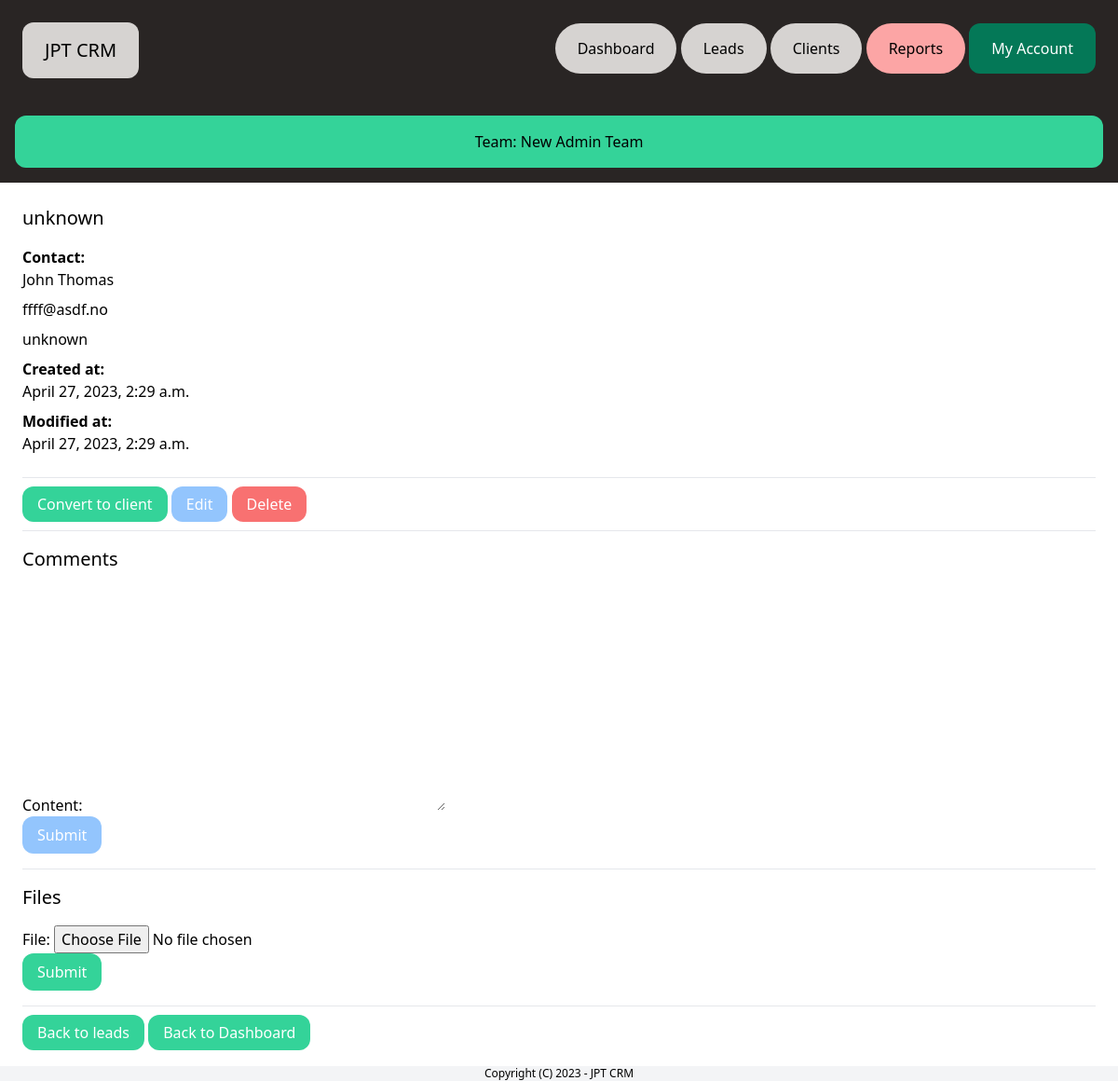
Screenshot of /dashboard/leads/13/ (signed in) with the database file from the repository.
### team/models.py (models this page shows, shortened)
class Team(models.Model):
    plan = models.ForeignKey(Plan, related_name='teams', blank=True, null=True, on_delete=models.CASCADE)
    name = models.CharField(max_length=100)
    members = models.ManyToManyField(User, related_name='teams')
    created_by = models.ForeignKey(User, related_name='created_teams', on_delete=models.CASCADE)
    created_at = models.DateTimeField(auto_now_add=True)
    converted_leads = models.IntegerField(default=0)

### lead/models.py (models this page shows, shortened)
class Lead(models.Model):
    LOW = 'low'
    MEDIUM = 'medium'
    HIGH = 'high'
    CHOICES_PRIORITY = (
        (LOW, 'Low'),
        (MEDIUM, 'Medium'),
        (HIGH, 'High'),
    )
    NEW = 'new'
    CONTACTED = 'contacted'
    WON = 'won'
    LOST = 'lost'
    CHOICES_STATUS = (
        (NEW, 'New'),
        (CONTACTED, 'Contacted'),
        (WON, 'Won'),
        (LOST, 'Lost'),
    )
    team = models.ForeignKey(Team, related_name='leads', on_delete=models.CASCADE)
    name = models.CharField(max_length=225)
    org_name = models.CharField(max_length=225, default='unknown')
    phone_number = models.CharField(max_length=20, default='unknown')
    email = models.EmailField()
    address = models.CharField(max_length=255, default='unknown')
    description = models.TextField(blank=True, null=True)
    priority = models.CharField(max_length = 10, choices=CHOICES_PRIORITY, default=MEDIUM)
    status = models.CharField(max_length=10, choices=CHOICES_STATUS, default=NEW)
    converted_to_client = models.BooleanField(default=False)
    created_by = models.ForeignKey(User, related_name='leads', on_delete = models.CASCADE)
    created_at = models.DateTimeField(auto_now_add=True)
    modified_at = models.DateTimeField(auto_now=True)
    class Meta:
        ordering = ('name',)

### lead/views.py (the view)
# urls.py: path('<int:pk>/', views.LeadDetailView.as_view(), name= 'detail'),
class LeadDetailView(LoginRequiredMixin, DetailView):
    model = Lead
    def get_context_data(self, **kwargs):
        context = super().get_context_data(**kwargs)
        context['form'] = AddCommentForm()
        context['fileform'] = AddFileForm()
        return context
    def get_queryset(self):
        queryset = super(LeadDetailView, self).get_queryset()
        queryset = queryset.filter(created_by=self.request.user, pk=self.kwargs.get('pk'))
        return queryset

### lead/forms.py
class AddCommentForm(forms.ModelForm):
    class Meta:
        model = Comment
        fields = ('content',)

class AddFileForm(forms.ModelForm):
    class Meta:
        model = LeadFile
        fields = ('file',)

### team/context_processors.py (called while the page is built)
def active_team(request):
    if request.user.is_authenticated:
        if request.user.userprofile.active_team:
            active_team = request.user.userprofile.active_team
        else:
            active_team = Team.objects.filter(created_by=request.user)[0]
    else:
        active_team = None
    return {'active_team': active_team}

### lead/templates/lead/lead_detail.html (shortened to what this page needs)
{% extends 'core/base.html' %}
{% block content %}
<div class = "py-6 px-6">
    <h1 class ="mb-4 text-xl">{{ lead.org_name }}</h1>
    <p class ="font-semibold">Contact:</p>
    <p class="mb-2">{{ lead.name }}</p>
    <p class="mb-2">{{ lead.email }}</p>
    <p class="mb-2">{{ lead.phone_number }}</p>
    <p class="font-semibold">Created at:</p>
    <p class="mb-2">{{ lead.created_at }}</p>
    <p class="font-semibold">Modified at:</p>
    <p class="mb-6">{{ lead.modified_at }}</p>
    <hr class="my-4">
        <a href="{% url 'leads:converted' lead.id %}" class="py-2 px-4 rounded-xl bg-emerald-400 text-white">Convert to client</a>
        <a href="{% url 'leads:edit' lead.id %}" class="py-2 px-4 rounded-xl bg-blue-300 text-white">Edit</a>
        <a href="#" onclick="document.getElementById('lead_delete_form').submit();" class="py-2 px-4 rounded-xl bg-red-400 text-white">Delete</a>
        <hr class="my-4">
        <h2 class="mb-4 text-xl">Comments</h2>
        <form method="post" action="{% url 'leads:add_comment' lead.id %}">
            {{ form.as_p }}
            <button class="py-2 px-4 rounded-xl bg-blue-300 text-white">Submit</button>
        </form>
        <hr class="my-4">
        <h2 class="mb-4 text-xl">Files</h2>
        <form method="post" action="{% url 'leads:add_file' lead.id %}" enctype="multipart/form-data">
            {{ fileform.as_p }}
            <button class="py-2 px-4 rounded-xl bg-emerald-400 text-white">Submit</button>
        </form>
        <hr class="my-4">
        <a href="{% url 'leads:list' %}"class="py-2 px-4 rounded-xl bg-emerald-400 text-white">Back to leads</a>
        <a href="{% url 'dashboard:index' %}"class="py-2 px-4 rounded-xl bg-emerald-400 text-white">Back to Dashboard</a>
    </div>
{% endblock %}

### core/templates/core/base.html (shortened to what this page needs)
{% load static %}
<!doctype html>
<html>
    <head>
        <link rel="stylesheet" href="{% static 'main.min.css' %}">
    </head>
    <body>
        {% include 'core/partials/nav.html' %}
                {% if request.user.is_authenticated %}
                <div class="p-4 text-center bg-stone-800">
                        <a href="{% url 'team:detail' active_team.id %}" class="block py-4 px-6 bg-emerald-400 text-black rounded-xl">Team: {{ active_team.name }}</a>
                </div>
                {% endif %}
        {% block content %}
        {% endblock %}
        {% include 'core/partials/footer.html' %}
    </body>
</html>

### rows the page displays
Team: name "New Admin Team"
Lead: org_name "unknown", name "John Thomas", email "ffff@asdf.no", phone_number "unknown", created_at "April 27, 2023, 2:29 a.m.", modified_at "April 27, 2023, 2:29 a.m."
